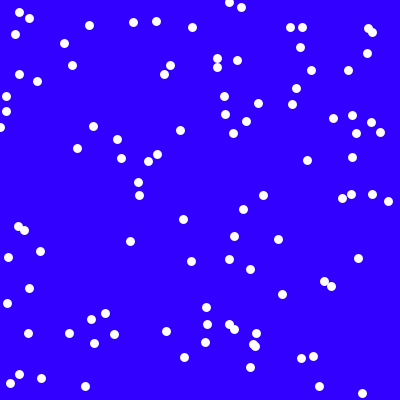
Frame 1 (no input)
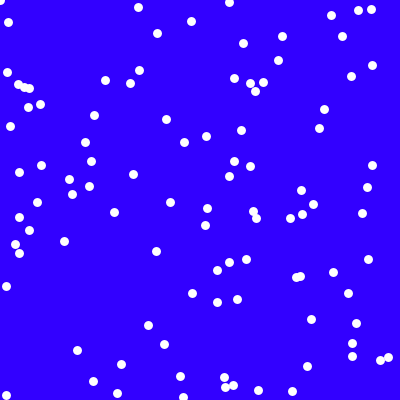
Frame 60 (the mouse pressed at the canvas centre just before this capture)
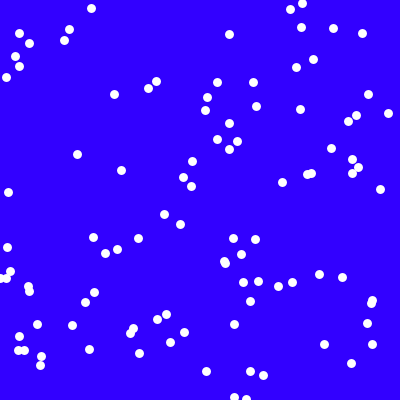
Frame 120 (the mouse held since frame 60 and released just before this capture)

The Processing sketch that drew these frames (run headless with seeded random() and noise(); from frame 60 on, the mouse is pressed at the canvas centre):

// Processing sketch: processing_164750
// ── processing_164750.pde

float[] xCoord = new float[100];
float[] yCoord = new float[100];
float[] speed = new float[100];

void setup() {
  size(400, 400);
  for (int i =0; i <100; i++) {
    xCoord[i] = random(width);
    yCoord[i]= random(height);
    speed[i] = random (2, 5);
  }
}
void draw() {
  background(50,0,350);
    stroke(255);
  for (int i = 0; i < 100; i ++){
    strokeWeight(9);
    point(xCoord[i], yCoord[i]);
    yCoord[i] += speed[i];
    if (yCoord[i] > height) {
      yCoord[i] = 0;
    }
  }
}
